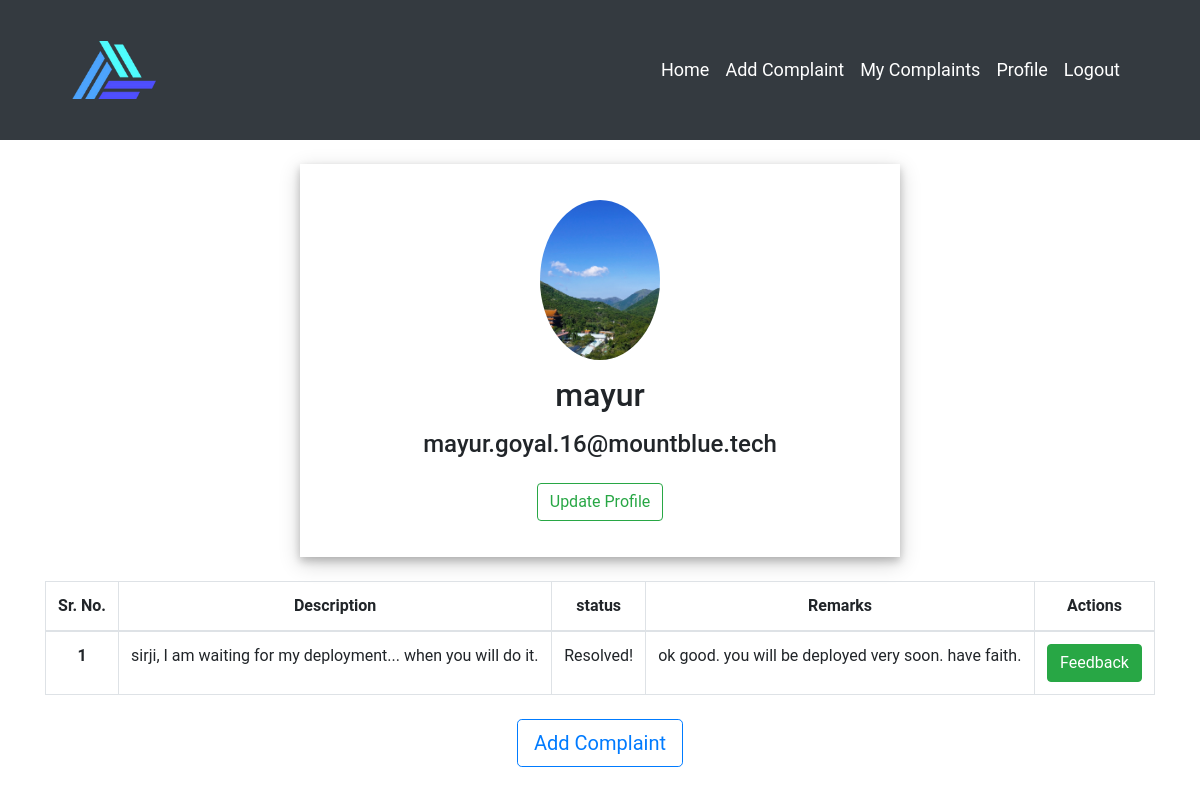
/user/profile (signed in), run on the app's committed database.
### users/models.py (models this page shows)
class Profile(models.Model):
    user = models.OneToOneField(User, on_delete=models.CASCADE)
    profile_img = models.FileField(
        upload_to='profile_image', max_length=100, default="default.jpg")

### complaints/models.py (models this page shows)
class Complaint(models.Model):
    title = models.CharField(max_length=200)
    name = models.CharField(max_length=255, blank=True)
    user_type = (
        ('M', 'Mentor'),
        ('T', 'Trainee'),
    )
    user_role = models.CharField(
        max_length=1,
        choices=user_type,
        default='T',
    )
    date = models.DateTimeField(auto_now=True)
    complaint_type = (
        ('M', 'Management'),
        ('E', 'Education'),
        ('D', 'Deployment'),
        ('S', 'Salary'),
        ('G', 'General'),
    )
    complaint_for = models.CharField(
        max_length=1,
        choices=complaint_type,
        default='G',
    )
    complaint_type_to = (
        ('A', 'Admin'),
        ('M', 'Mentor'),
    )
    complaint_to = models.CharField(
        max_length=1,
        choices=complaint_type_to,
        default='M',
    )
    cohort_choice = (
        ('P', 'Python'),
        ('J', 'Java'),
        ('R', 'React'),
        ('A', 'Android'),
        ('L', 'Linux'),
        ('C', 'Cybersecurity'),
        ('U', 'Unknown'),
    )
    cohort = models.CharField(
        max_length=1,
        choices=cohort_choice,
        default='U',
    )
    complaint_level = (
        ('I', 'Individual'),
        ('G', 'General'),
    )
    level = models.CharField(
        max_length=1,
        choices=complaint_level,
        default='I',
    )
    description = models.TextField(blank=False, max_length=500)
    complaint_category = (
        ('A', 'Anonymous'),
        ('I', 'Identifiable'),
    )
    category = models.CharField(
        max_length=1,
        choices=complaint_category,
        default='I',
    )
    complaint_status = (
        ('P', 'Pending'),
        ('N', 'Need Clarification'),
        ('R', 'Resolved'),
    )
    status = models.CharField(
        max_length=1,
        choices=complaint_status,
        default='P',
    )
    resoultion = models.TextField(blank=True, max_length=500)
    user = models.ForeignKey(User, on_delete=models.CASCADE)

### users/views.py (the view)
# urls.py: path('profile', views.profile, name="profile"),
@login_required(login_url='login')
def profile(request):
    if request.method == 'POST':
        p_form = UpdateProfileForm(
            request.POST,
            request.FILES,
            instance=request.user.profile)
        u_form = UpdateUserForm(request.POST, instance=request.user)
        if u_form.is_valid() and p_form.is_valid():
            p_form.save()
            u_form.save()
            messages.success(request, 'Your Account has been Update')
            return redirect('users:profile')
    else:
        p_form = UpdateProfileForm(instance=request.user.profile)
        u_form = UpdateUserForm(instance=request.user)
    complaints = Complaint.objects.all().filter(user=request.user).order_by('-id')
    print(complaints)
    context = {
        'p_form': p_form,
        'u_form': u_form,
        'complaints': complaints,
    }
    return render(request, 'users/profile.html', context)

### users/templates/users/profile.html (shortened to what this page needs)
{% extends "users/base.html" %}
{% block content %}
{% load crispy_forms_tags %}
{% load static %}
<section id="profile-section ">
  <div class="container profile mt-4">
    <div class="container text-center">
      {% if user.profile.profile_img %}
      <img class="profile-image" src=" {{ user.profile.profile_img.url }}">
      {% else %}
      <img class="profile-image" src="{% static 'template_image/default.jpg' %}">
      {% endif %}
      <div class="container">
        <h2 class="mt-3">{{ user.username }}</h2>
        <h4 class="mt-3">  {{ user.email }}</h4>
        <div class="container mt-4">
          <a href="" type="btn" class="btn btn-outline-success" data-toggle="modal" data-target="#updateform">
             Update Profile</a>
        </div>
      </div>
    </div>
  </div>
</section>
{% if complaints %}
<div class="container mt-4">
  <table class="table table-bordered">
    <thead>
      <tr class="text-center">
        <th scope="col">Sr. No.</th>
        <th scope="col">Description</th>
        <th scope="col">status</th>
        <th scope="col">Remarks</th>
        <th scope="col">Actions</th>
      </tr>
    </thead>
    <tbody>
      {% for complaint in complaints %}
      <tr>
        <th scope="row" class="text-center">{{forloop.counter}}</th>
        <td>{{complaint.description}}</td>
        <td class="text-center">{% if complaint.status == 'P' %}
          Pending
          {% elif complaint.status == 'N' %}
          Needs More Clarification
          {% else %}
          Resolved!
          {% endif %}
        </td>
        {% if complaint.status == 'R' or complaint.status == 'N' %}
        <td>
          {{complaint.resoultion}}
        </td>
        {% else %}
        <td> Under process </td>
        {% endif %}
        {% if complaint.status == 'P'%}
        <td class="text-center">
          <a href="{% url 'complaints:delete_complaint' complaint.id %}" type="btn" class="btn btn-danger">Delete</a>
        </td>
        {% elif complaint.status == 'N'%}
        <td class="text-center">
          <a href="{% url 'complaints:update_complaint' complaint.id %}" type="btn" class="btn btn-primary">Update</a>
        </td>
        {% else %}
        <td class="text-center">
          <a href="{% url 'complaints:add_feedback' complaint.id %}" type="btn" class="btn btn-success">Feedback</a>
        </td>
        {% endif %}
      </tr>
      {% endfor %}
    </tbody>
  </table>
  {% endif %}
  <div class="container text-center mt-4">
    <a href="{% url 'complaints:add_complaint' %}" class="btn btn-outline-primary btn-lg" type="button"> Add
      Complaint</a>
  </div>
</div>
{% endblock %}

### users/templates/users/base.html (shortened to what this page needs)
{% load static %}
<!doctype html>
<html lang="en">
  <head>
    <link rel="stylesheet" href="https://maxcdn.bootstrapcdn.com/bootstrap/4.0.0/css/bootstrap.min.css">
    <link rel="stylesheet" href="{% static 'style/main.css' %}" >
  </head>
  <body>
    <nav class="navbar navbar-expand-lg navbar-light bg-dark text-center">
        <a class="navbar-brand" href="{% url 'home:home' %}"><img class="nav-logo" src="{% static 'template_image/mb.jpg' %}" alt="MountBlue Logo"></a>
        <div class="collapse navbar-collapse" id="navbarNav">
          <ul class="navbar-nav ml-auto">
            <li class="nav-item active">
              <a class="nav-link" href="{% url 'home:home' %}">Home</a>
            </li>
            <li class="nav-item">
              <a class="nav-link" href="{% url 'complaints:add_complaint' %}">Add Complaint</a>
            </li>
            {% if user.is_authenticated %}
            <li class="nav-item">
              <a class="nav-link" href="{% url 'complaints:my_complaints' %}">My Complaints</a>
            </li>
            <li class="nav-item">
              <a class="nav-link" href="{% url 'users:profile' %}">Profile</a>
            </li>
            <li class="nav-item">
              <a class="nav-link" href="{% url 'logout' %}">Logout</a>
            </li>
           {% endif %}
          </ul>
        </div>
      </nav>
    {% block content %}{% endblock %}
  </body>
</html>

### static/style/main.css (style rules this page uses)
body { font-family: 'Roboto', sans-serif; }
.navbar { padding: 3% 6%; }
.nav-logo { width: 7vw; }
.navbar-brand { color: royalblue!important; }
.nav-link { color: white!important; font-size: large; }
.profile { width: 50%; box-shadow: 0 4px 8px 0 rgba(0, 0, 0, 0.2), 0 6px 20px 0 rgba(0, 0, 0, 0.19); padding: 3%; }
.profile-image { border-radius: 50%; height: 20vh; width: 10vw; object-fit: cover; }

### data on the page
Complaint: description "sirji, I am waiting for my deployment... when you will do it.", status "Resolved!", resoultion "ok good. you will be deployed very soon. have faith."

### other printed values
{{ user.username }} "mayur"
{{ user.email }} "mayur.goyal.16@mountblue.tech"
